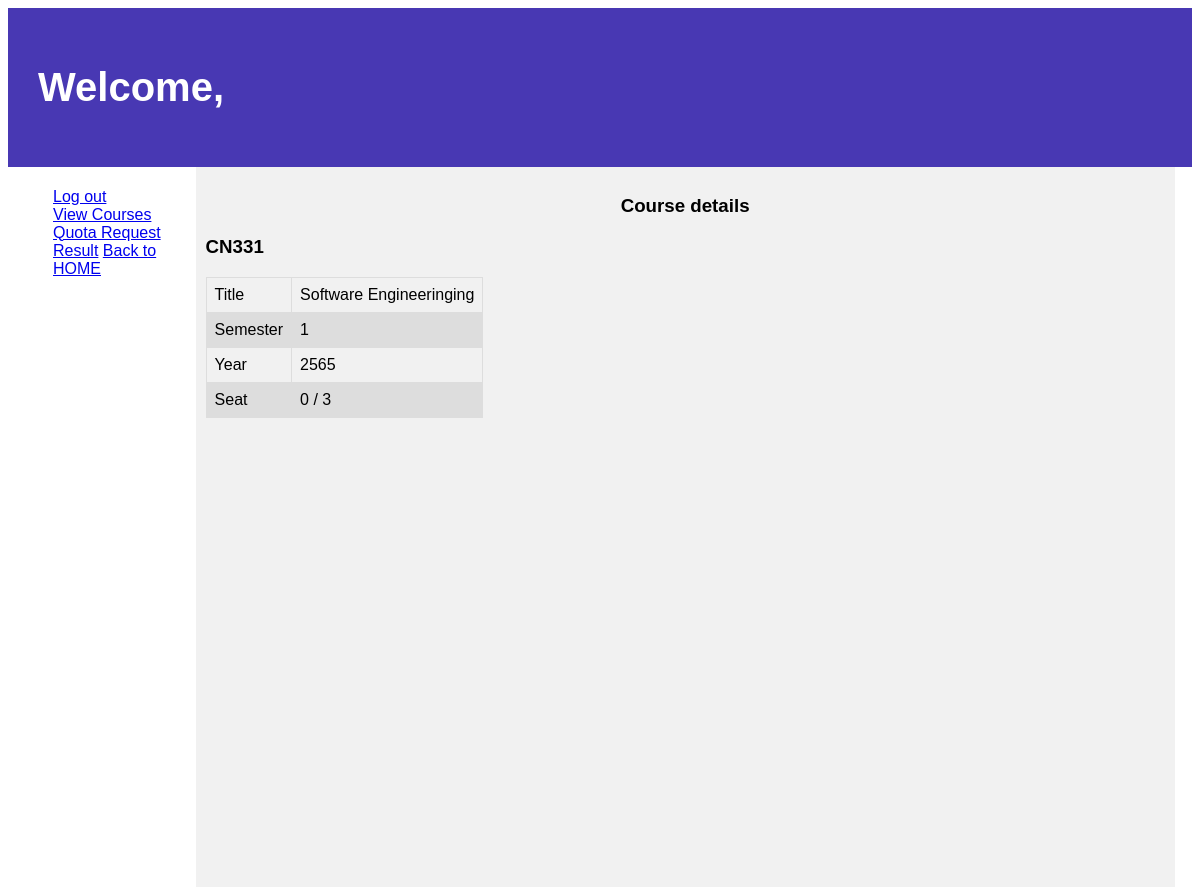
The page /courses/1/ on the database its author committed.
### courses/models.py (models this page shows, shortened)
class Course(models.Model):
    c_id = models.CharField(max_length=5, unique=True, default="CN000")
    title = models.CharField(max_length=64, null=True, blank=True)
    semmester = models.IntegerField(null=True, blank=True)
    year = models.IntegerField(null=True, blank=True)
    seat_count = models.IntegerField(default=0, null=True, blank=True)
    max_seat = models.IntegerField(null=True, blank=True)
    quota = models.BooleanField(default=True)
    attend = models.ManyToManyField(User, blank=True)

### courses/views.py (the view)
# urls.py: path("<int:id>/",views.course, name="course"),
def course(request, id):
    course = Course.objects.get(pk=id)
    User = get_user_model()
    users = User.objects.all()
    course.seat_count = course.attend.count()
    if course.max_seat <= course.seat_count:
        course.quota = False
    course.save()
    return render(request, "courses/course.html", {
        "course": course,
        "User" : users
    })

### courses/templates/courses/course.html (shortened to what this page needs)
{% extends "courses/layout.html" %}
{% block body %}
<header>
    <h1> Welcome, {{ request.user.first_name }}</h1>
  </header>
  <section>
    <nav>
      <ul>
        <a href="{% url 'logout' %}">Log out</a>
        <br>
        <a href="{% url 'c_index' %}">View Courses</a>
        <br>
        <a href="{% url 'quota' %}">Quota Request Result</a>
        <a href="{% url 'index' %}">Back to HOME</a>
        <br>
      </ul>
    </nav>
    <article>
        <h1 align="center">Course details</h1>
        <h1>{{ course.c_id }}</h1>
<table>
      <tr>
        <td>Title </td>
        <td>{{ course.title }}</td>
      </tr>
      <tr>
        <td>Semester</td>
        <td>{{ course.semmester }}</td>
      </tr>
      <tr>
        <td>Year</td>
        <td>{{ course.year }}</td>
      </tr>
      <tr>
        <td>Seat</td>
        <td>{{ course.seat_count }} / {{ course.max_seat }}</td>
      </tr>
</table>
<br>
<br>
    </article>
  </section>
{% endblock %}

### courses/templates/courses/course.html (style rules this page uses)
body { font-family: Arial, Helvetica, sans-serif; }
header { background-color: rgb(72, 56, 179); padding: 30px; text-align: left; font-size: 20px; color: white; }
nav { float: left; width: 15%; height: 700px; background: rgb(255, 255, 255); padding: 5px; }
article { float: left; padding:10px; width: 81%; background-color: #f1f1f1; height: 700px; }
table { font-family: arial, sans-serif; border-collapse: collapse; }
td, th { border: 1px solid #dddddd; padding: 8px; }
tr:nth-child(even) { background-color: #dddddd; }

### rows shown on the page
Course: c_id "CN331", title "Software Engineeringing", semmester "1", year "2565", seat_count "0", max_seat "3"
